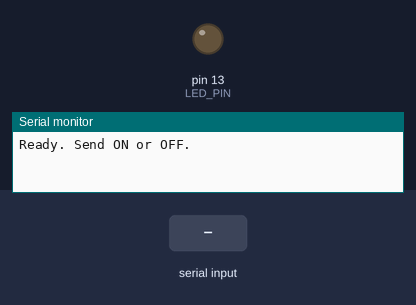
Bench run of a sketch on a simulated Arduino Leonardo, built with avr-gcc and run on an emulated ATmega32U4. Shown: output pins drawn as LEDs (lit = HIGH), the last lines printed to the serial monitor. Inputs (shaded band) come from the test bench.

Above: at 1.2 s.
1.3 s: "1\n" received over Serial
At 2.5 s:
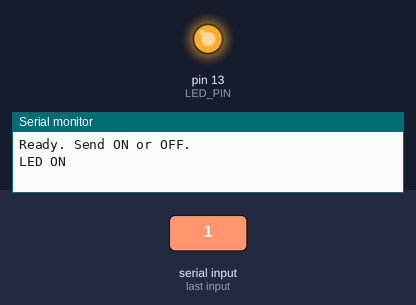
2.8 s: "0\n" received over Serial
At 3.7 s:
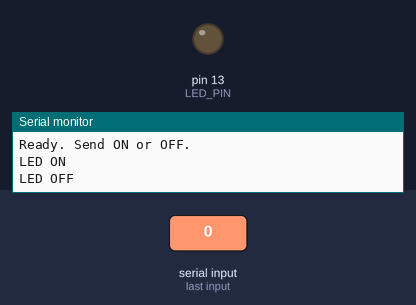
Timing chart, 0 to 5.8 s (numbered marks = the images above; inputs shaded):
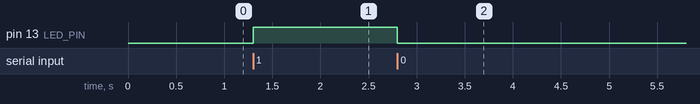

The sketch:

vision_motion_led_control.ino
```cpp
// Control LED on pin 13 using Serial commands: ON / OFF

const int LED_PIN = 13;

void setup() {
  pinMode(LED_PIN, OUTPUT);
  digitalWrite(LED_PIN, LOW);

  Serial.begin(115200);
  while (!Serial) { ; }  // safe for boards like Leonardo/Micro
  Serial.println("Ready. Send ON or OFF.");
}

void loop() {
  if (Serial.available()) {
    String cmd = Serial.readStringUntil('\n');
    cmd.trim();                 // remove spaces/newlines
    cmd.toUpperCase();          // make it case-insensitive

    if (cmd == "1") {
      digitalWrite(LED_PIN, HIGH);
      Serial.println("LED ON");
    }
    else if (cmd == "0") {
      digitalWrite(LED_PIN, LOW);
      Serial.println("LED OFF");
    }
    else {
      Serial.print("Unknown command: ");
      Serial.println(cmd);
      Serial.println("Use ON or OFF");
    }
  }
}
```

Measured:
- after the input at 1.3 s, pin 13 (LED_PIN): LOW → HIGH at once
- after the input at 2.8 s, pin 13 (LED_PIN): HIGH → LOW at once
